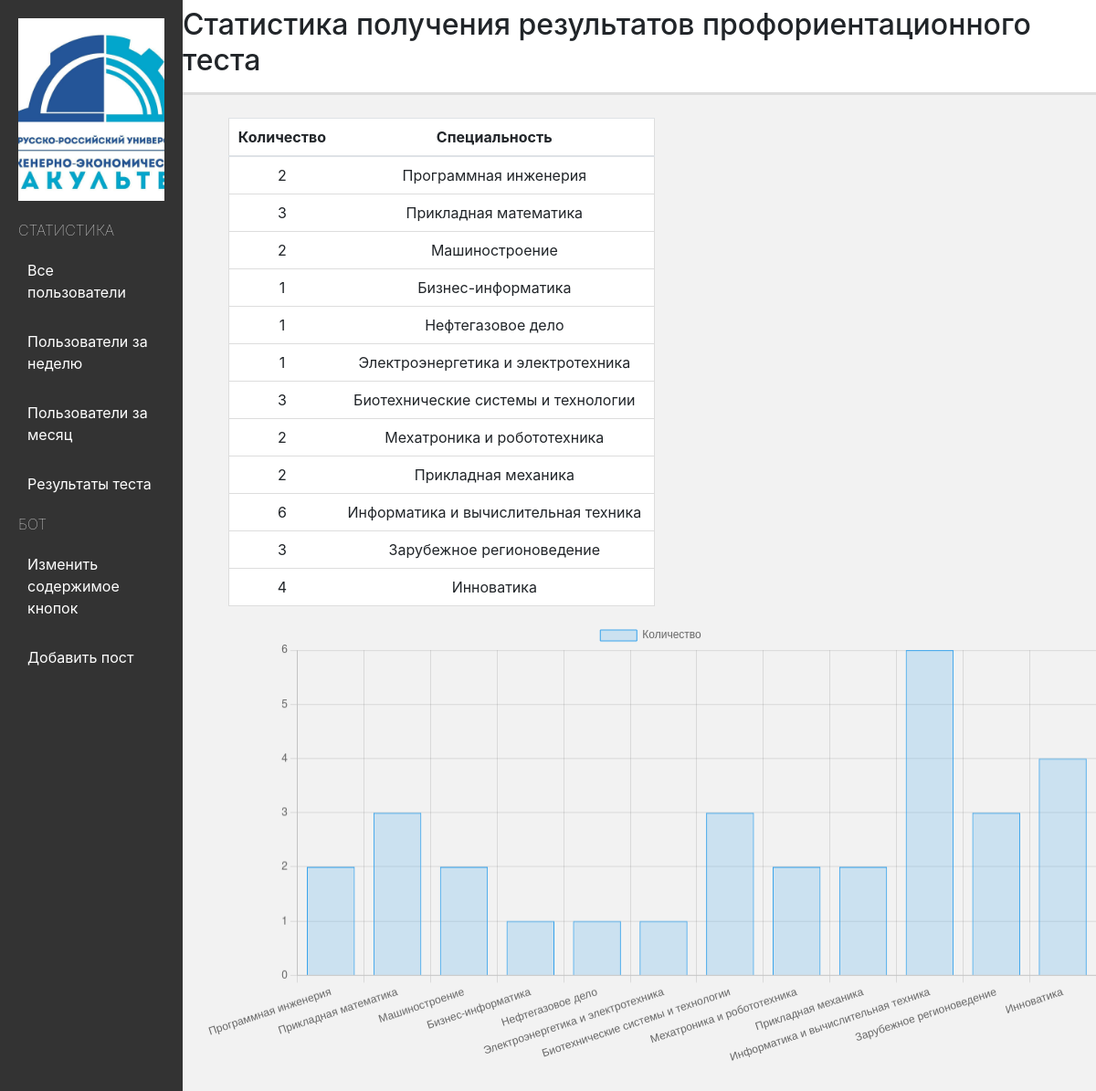
/test, run on an earlier commit of the app's database.
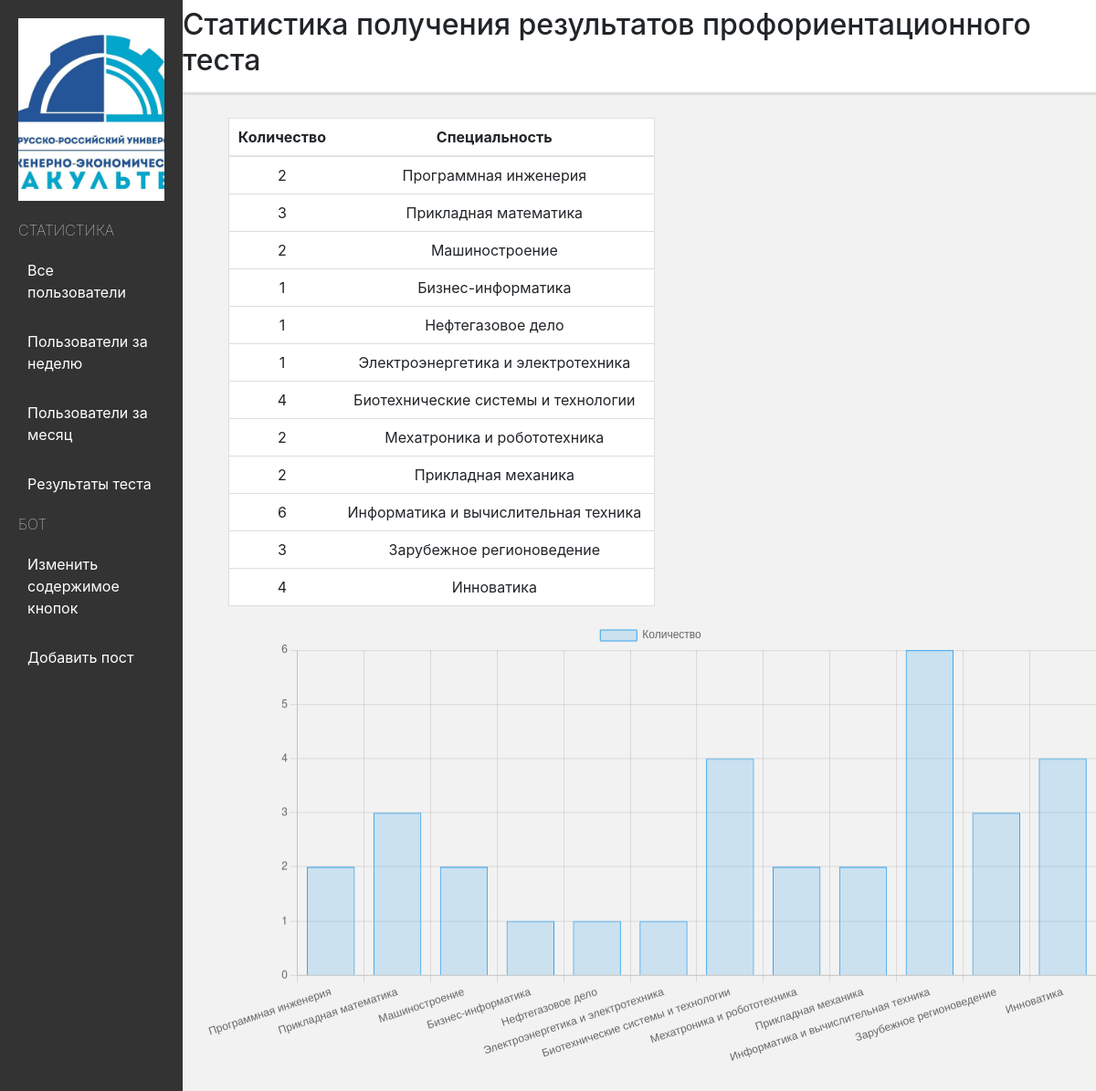
And on a later commit of the database.
### tables this page shows
CREATE TABLE "test" (
	"count"	INTEGER,
	"result_text"	TEXT
);

### app.py (the view)
@app.route("/test")
def test():
    cursor.execute("SELECT * FROM test")
    data = cursor.fetchall()
    labels = []
    histogram_data = []
    for row in data:
        labels.append(row[1])
        histogram_data.append(row[0])
    return render_template("test/test_results.html", data=data, labels=json.dumps(labels), histogram_data=json.dumps(histogram_data))

### templates/test/test_results.html (shortened to what this page needs)
<!doctype html>
<html lang="en">
  <head>
    <link rel="stylesheet" href="https://maxcdn.bootstrapcdn.com/bootstrap/4.0.0/css/bootstrap.min.css">
    <link rel="stylesheet" href="{{ url_for('static', filename='css/index.css') }}">
  </head>
    <body>
    {% include 'navigation.html' %}
    <div class="header-container">
      <h2>Статистика получения результатов профориентационного теста</h2>
    </div>
    <div class="table-container">
      <table class="table custom-table">
        <thead>
          <tr>
            <th scope="col">Количество</th>
            <th scope="col">Специальность</th>
          </tr>
        </thead>
        <tbody>
          {% for row in data %}
          <tr>
            <td>{{ row[0] }}</td>
            <td>{{ row[1] }}</td>
          </tr>
          {% endfor %}
        </tbody>
      </table>
            <canvas id="histogram"></canvas>
    </div>
    </body>
</html>

### templates/navigation.html
<nav>
  <img src="{{ url_for('static', filename='img/admin.jpg') }}" alt="Admin Avatar" class="admin-avatar">
  <ul>
    <li><span class="highlighted">СТАТИСТИКА</span></li>
    <li><a href="/">Все пользователи</a></li>
    <li><a href="statistics-week">Пользователи за неделю</a></li>
    <li><a href="statistics-month">Пользователи за месяц</a></li>
    <li><a href="test">Результаты теста</a></li>
    <li><span class="highlighted">БОТ</span></li>
    <li><a href="tools-change">Изменить содержимое кнопок</a></li>
    <li><a href="tools-add">Добавить пост</a></li>
  </ul>
</nav>

### static/css/index.css (style rules this page uses)
nav { width: 200px; background-color: #333; color: #fff; padding: 20px; position: fixed; left: 0; top: 0; bottom: 0; display: flex; flex-direction: column; }
nav ul { list-style-type: none; padding: 0; margin-top: 20px; }
nav li { margin-bottom: 10px; }
nav a { text-decoration: none; color: #fff; display: block; padding: 10px; }
.admin-avatar { width: 100%; height: 200px; object-fit: cover; display: block; }
.highlighted { color: white; font-weight: 100; }
.table-container { margin-left: 200px; padding-top: 25px; background-color: #f2f2f2; padding-bottom: 50px; }
.custom-table { width: 46.67%; margin-left: 50px; border: 1px solid #ddd; background-color: white; }
.custom-table th, .custom-table td { padding: 8px; text-align: center; border-bottom: 1px solid #ddd; }
.custom-table th { background-color: white; }
.header-container { width: 100%; height: 13vh; background-color: white; display: flex; justify-content: center; align-items: center; border-bottom: 3px solid #ddd; }
.header-container h2 { margin-left: 200px; }
#histogram { margin-left: 25px; width: 1050px; }

What changed in the data, as far as the page shows it:
changed test "Биотехнические системы и технологии": count "3" → "4"
Also different on the page:
chart data {{ histogram_data | safe }}: [2, 3, 2, 1, 1, 1, 3, 2, 2, 6, 3, 4] → [2, 3, 2, 1, 1, 1, 4, 2, 2, 6, 3, 4]
